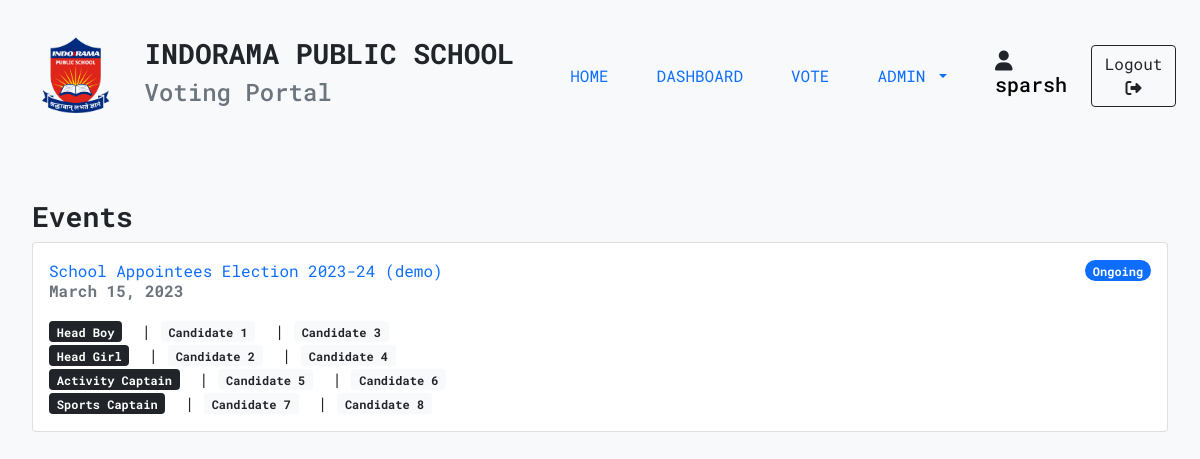
The page /results/ (signed in) on the database its author committed.
### apps/vote/models.py (models this page shows, shortened)
class Event(models.Model):
    EventID = models.AutoField(primary_key=True)
    Date = models.DateField()
    EventName = models.TextField()

class Category(models.Model):
    Event = models.ForeignKey(Event, on_delete=models.CASCADE, null=True)
    CategoryName = models.TextField()
    def __str__(self):
        return self.CategoryName

class Option(models.Model):
    OptionID = models.AutoField(primary_key=True)
    OptionEvent = models.ForeignKey(Event, on_delete=models.CASCADE)
    OpitonCategory = models.ForeignKey(Category, on_delete=models.CASCADE)
    OptionName = models.TextField()
    Votes = models.IntegerField(default=0)

### apps/vote/views.py (the view)
# urls.py: path("results/", results),
@login_required(login_url="/login")
def results(request):
    if not request.user.is_superuser:
        return HttpResponse(
            """<h3 style="text-align: center;">403 Forbidden</h3>
            <h4 style="text-align: center;">Missing required permissions.</h4>"""
        )
    params = {}
    events = Event.objects.all()
    for event in events:
        params[event] = {}
        categorys = Category.objects.filter(Event=event)
        for category in categorys:
            options = Option.objects.filter(OpitonCategory=category)
            params[event].update({category: options})
    return render(request, "results/results.html", {"params":params})

### templates/results/results.html (shortened to what this page needs)
{% extends 'bases/base.html' %}
{% load static %}
{% block content %}
<div class="page">
    <label for="event_name" class="form-label h3 fw-bold">Events</label>
    <div>
        {% for event, values in params.items %}
            <div class="card">
              <div class="card-body">
                <a href="/results/{{ event.EventName }}" class="card-title text-decoration-none" aria-current="true">
                  <div class="d-flex justify-content-between align-items-center">
                    <span>{{ event.EventName }}</span>
                    <span class="badge bg-primary rounded-pill">Ongoing</span>
                  </div>
                  <p class="card-subtitle fw-bold text-muted">{{ event.Date }}</p>
                </a>
                <div class="mt-3">
                  {% for category, options in values.items %}
                    <span class="badge bg-dark">{{ category }}</span>
                    {% for option in options %}
                        &nbsp|&nbsp<span class="badge bg-light text-dark">{{ option.OptionName }}</span>
                    {% endfor %}
                    <br>
                  {% endfor %}
                </div>
              </div>
            </div>
        {% endfor %}
    </div>
</div>
{% endblock content %}

### templates/includes/navbar.html (shortened to what this page needs)
{% load static %}
<nav class="navbar navbar-expand-lg bg-light">
  <div class="container-fluid px-4 py-3">
    <div class="navbar-brand d-flex align-items-center">
      <a href="/"><img src="{% static 'images/logo(3).png' %}" alt="logo" srcset="" style="height: 5rem;"></a>
      <div class="mx-3">
        <h3 class="fw-bold">INDORAMA PUBLIC SCHOOL</h3>
        <h4 class="text-muted">Voting Portal</h4>
      </div>
    </div>
    <div class="collapse navbar-collapse" id="navbarSupportedContent">
      <ul class="navbar-nav ms-auto mb-2 mb-lg-0">
        <li class="nav-item mx-3">
          <a class="nav-link" href="/">HOME</a>
        </li>
        <li class="nav-item mx-3">
          <a class="nav-link" href="/dashboard">DASHBOARD</a>
        </li>
        <li class="nav-item mx-3">
          <a class="nav-link" href="/vote/">VOTE</a>
        </li>
        <li class="nav-item dropdown mx-3">
          <a class="nav-link dropdown-toggle" href="#" id="navbarDropdown" role="button" data-bs-toggle="dropdown" aria-expanded="false">
            ADMIN
          </a>
        </li>
      </ul>
      <div class="user-name d-flex mx-4 my-4">
        <h5><i class="fa-solid fa-user"></i> <a href="/dashboard", style="text-decoration: none; color: black;">{{ user }}</a></h5>
      </div>
      </div>
        <a href="{% url 'logout' %}" class="btn btn-outline-dark">Logout <i class="fa-solid fa-right-from-bracket"></i></a>
      </div>
</nav>

### static/css/global.css (style rules this page uses)
.page { padding: 3rem 2rem; }

### rows shown on the page
Event: EventName "School Appointees Election 2023-24 (demo)", Date "March 15, 2023"
Category: CategoryName "Head Boy"
Option: OptionName "Candidate 1"
Option: OptionName "Candidate 3"
Category: CategoryName "Head Girl"
Option: OptionName "Candidate 2"
Option: OptionName "Candidate 4"
Category: CategoryName "Activity Captain"
Option: OptionName "Candidate 5"
Option: OptionName "Candidate 6"
Category: CategoryName "Sports Captain"
Option: OptionName "Candidate 7"
Option: OptionName "Candidate 8"

### other values the page prints
{{ user }} "sparsh"
